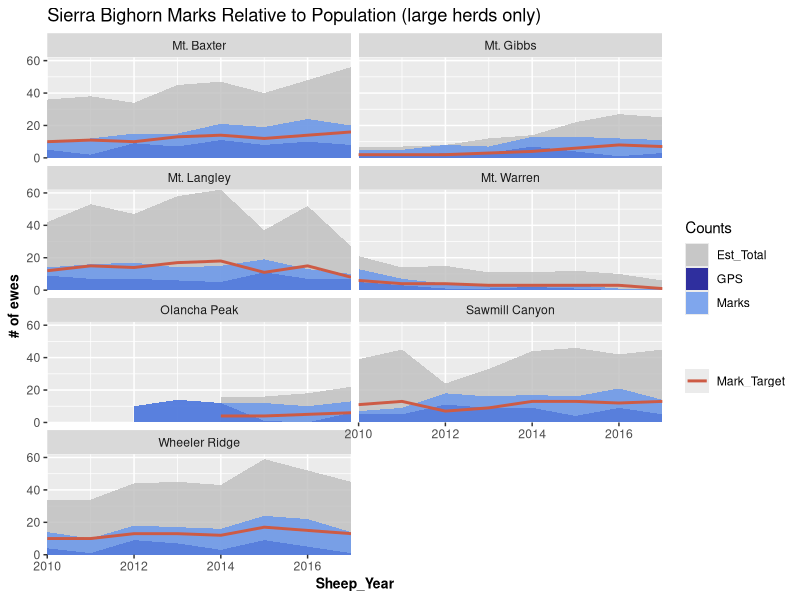
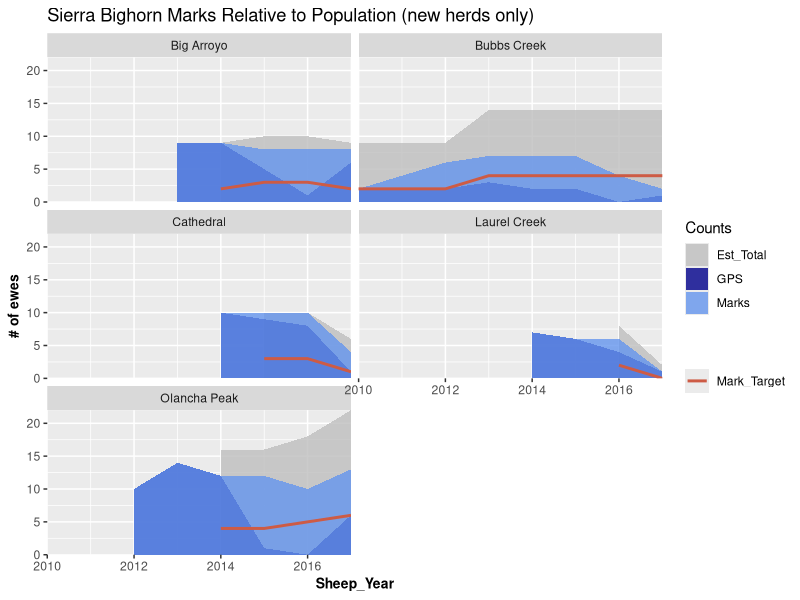

The R source for these figures, in order:
## ---- chunk 1
knitr::opts_chunk$set(echo = TRUE)
## ---- chunk 2
library("tidyverse")
library("ggthemes")
## ---- chunk 3
# import csv:
marks_tbl <- read_csv("Overview_Collars.csv")

# replace problem characters in column names:
names(marks_tbl) <- gsub(" ", "_", names(marks_tbl)) 
names(marks_tbl) <- gsub("%", "percent_", names(marks_tbl))

summary(marks_tbl)
## ---- chunk 4
# What % of the population do we want marked?
target_mark_fraction = 0.3

# number of total herds:
n_herds <- dim(unique(marks_tbl['Herd']))[1]

# years over which we have data
years <- seq(min(marks_tbl[['Sheep_Year']]),max(marks_tbl[['Sheep_Year']]))

# Add column for estimated herd total:
marks_tbl <- marks_tbl %>%
  mutate(N_est = round(Marks / percent_Marks))

# mean counts
mean_N <- mean(marks_tbl$N_est, na.rm = T)

# new herds:
new_herds = c("Big Arroyo", "Laurel Creek", "Cathedral", "Bubbs Creek", "Olancha Peak")

# Convert to Long Data

nmarks_tbl <- marks_tbl %>% select(Sheep_Year, Herd, Sex, N_est, Marks, GPS, VHF)
nmarks_tbl <- nmarks_tbl %>% mutate(Mark_Target = as.integer(floor(target_mark_fraction * N_est)) )
nmarks_long_tbl <- nmarks_tbl %>% 
  gather(count_type, n, N_est:Mark_Target) %>%
  mutate(count_type = gsub("N_est", "Est_Total", count_type))
## ---- chunk 5
# P1 table: large herds, no vhf, ewes only
p1_tbl <- nmarks_long_tbl %>% 
  filter(Sex == "Female") %>%
  filter(count_type != "VHF") %>%
  group_by(Herd) %>%
  filter(max(n, na.rm = T) > mean_N)

p1 <- ggplot() +
  geom_area(data = p1_tbl %>% filter(count_type != "Mark_Target"),
            aes(x=Sheep_Year, y=n, fill=count_type), position = "identity", alpha = 0.8) + 
  geom_line(data = p1_tbl %>% filter(count_type == "Mark_Target"), 
            aes(x=Sheep_Year, y=n, col="Mark_Target"), size = 1) +
  scale_colour_manual(name = "", values = c("Mark_Target" = "coral3")) +
  scale_fill_manual(name = "Counts", values = 
                      c("Est_Total" = "grey",
                        "Marks" = "cornflowerblue",
                        "GPS" = "blue4")) + 
  scale_x_continuous(expand=c(0,0), limits=c(min(years), max(years))) +
  scale_y_continuous(expand=c(0,0), limits=c(0, max(p1_tbl$n) + 2)) +
  ylab("# of ewes") +
  ggtitle("Sierra Bighorn Marks Relative to Population (large herds only)") + 
  theme(axis.title.x=element_text(size=10, lineheight=.9, face="bold")) + 
  theme(axis.title.y=element_text(size=10, lineheight=.9, face="bold")) + 
  facet_wrap(~ Herd, ncol=2)

p1

# p2 table: new herds, no vhf, ewes only
p2_tbl <- nmarks_long_tbl %>%
  filter(Sex == "Female") %>%
  filter(count_type != "VHF") %>%
  filter(Herd %in% new_herds)

p2 <- ggplot() +
  geom_area(data = p2_tbl %>% filter(count_type != "Mark_Target"),
            aes(x=Sheep_Year, y=n, fill=count_type), position = "identity", alpha = 0.8) + 
  geom_line(data = p2_tbl %>% filter(count_type == "Mark_Target"), 
            aes(x=Sheep_Year, y=n, col="Mark_Target"), size = 1) +
  scale_colour_manual(name = "", values = c("Mark_Target" = "coral3")) +
  scale_fill_manual(name = "Counts", values = 
                      c("Est_Total" = "grey",
                        "Marks" = "cornflowerblue",
                        "GPS" = "blue4")) + 
  scale_x_continuous(expand=c(0,0), limits=c(min(years), max(years))) +
  scale_y_continuous(expand=c(0,0), limits=c(0, max(p2_tbl$n) + 2)) +
  ylab("# of ewes") +
  ggtitle("Sierra Bighorn Marks Relative to Population (new herds only)") + 
  theme(axis.title.x=element_text(size=10, lineheight=.9, face="bold")) + 
  theme(axis.title.y=element_text(size=10, lineheight=.9, face="bold")) + 
  facet_wrap(~ Herd, ncol=2)

p2
